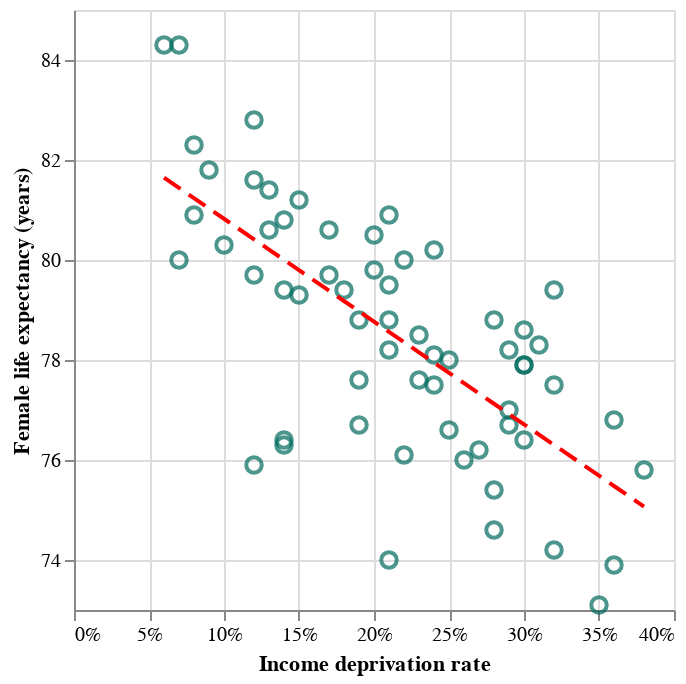

Vega-Lite specification for this chart:
### Vega-Lite specification from a JSON file in a GitHub repository (floating-point values rounded to 4 significant figures)
{"config": {"view": {"continuousWidth": 300, "continuousHeight": 300}}, "layer": [{"mark": {"type": "point", "color": "#00695c", "opacity": 0.7, "size": 60}, "encoding": {"tooltip": [{"field": "areaName", "type": "nominal"}, {"field": "incomeDeprevation", "format": ".1%", "type": "quantitative"}, {"field": "femaleLE", "format": ".1f", "type": "quantitative"}, {"field": "predicted_femaleLE", "format": ".1f", "title": "Predicted", "type": "quantitative"}, {"field": "residual", "format": ".2f", "type": "quantitative"}], "x": {"axis": {"format": "%"}, "field": "incomeDeprevation", "title": "Income deprivation rate", "type": "quantitative"}, "y": {"field": "femaleLE", "scale": {"zero": false}, "title": "Female life expectancy (years)", "type": "quantitative"}}}, {"mark": {"type": "line", "color": "red", "size": 2, "strokeDash": [10, 5]}, "encoding": {"x": {"axis": {"format": "%"}, "field": "incomeDeprevation", "title": "Income deprivation rate", "type": "quantitative"}, "y": {"field": "predicted_femaleLE", "type": "quantitative"}}}], "data": {"name": "data-3bc891b1bde6405a1768694ef2c79095"}, "$schema": "https://vega.github.io/schema/vega-lite/v5.20.1.json", "datasets": {"data-3bc891b1bde6405a1768694ef2c79095": [{"areaName": "Anniesland, Jordanhill and Whiteinch", "incomeDeprevation": 0.14, "employmentDeprivation": 0.15, "childPoverty": 0.14, "femaleLE": 80.8, "maleLE": 75.8, "disabilityRate": 0.19, "predicted_maleLE": 74.9, "residual": 0.7972, "predicted_femaleLE": 80.0}, {"areaName": "Arden and Carnwadric", "incomeDeprevation": 0.26, "employmentDeprivation": 0.25, "childPoverty": 0.34, "femaleLE": 76, "maleLE": 72.8, "disabilityRate": 0.22, "predicted_maleLE": 71.18, "residual": -1.536, "predicted_femaleLE": 77.54}, {"areaName": "Baillieston and Garrowhill", "incomeDeprevation": 0.12, "employmentDeprivation": 0.12, "childPoverty": 0.14, "femaleLE": 81.6, "maleLE": 76, "disabilityRate": 0.21, "predicted_maleLE": 75.52, "residual": 1.186, "predicted_femaleLE": 80.41}, {"areaName": "Balornock and Barmulloch", "incomeDeprevation": 0.29, "employmentDeprivation": 0.27, "childPoverty": 0.38, "femaleLE": 78.2, "maleLE": 70.8, "disabilityRate": 0.3, "predicted_maleLE": 70.25, "residual": 1.281, "predicted_femaleLE": 76.92}, {"areaName": "Bellahouston, Craigton and Mosspark", "incomeDeprevation": 0.2, "employmentDeprivation": 0.18, "childPoverty": 0.22, "femaleLE": 80.5, "maleLE": 73.9, "disabilityRate": 0.29, "predicted_maleLE": 73.04, "residual": 1.731, "predicted_femaleLE": 78.77}, {"areaName": "Blackhill and Hogganfield", "incomeDeprevation": 0.24, "employmentDeprivation": 0.23, "childPoverty": 0.33, "femaleLE": 77.5, "maleLE": 75, "disabilityRate": 0.25, "predicted_maleLE": 71.8, "residual": -0.447, "predicted_femaleLE": 77.95}, {"areaName": "Blairdardie", "incomeDeprevation": 0.18, "employmentDeprivation": 0.16, "childPoverty": 0.2, "femaleLE": 79.4, "maleLE": 75, "disabilityRate": 0.25, "predicted_maleLE": 73.66, "residual": 0.2195, "predicted_femaleLE": 79.18}, {"areaName": "Broomhill and Partick West", "incomeDeprevation": 0.12, "employmentDeprivation": 0.11, "childPoverty": 0.19, "femaleLE": 79.7, "maleLE": 75.4, "disabilityRate": 0.17, "predicted_maleLE": 75.52, "residual": -0.7139, "predicted_femaleLE": 80.41}, {"areaName": "Calton and Bridgeton", "incomeDeprevation": 0.25, "employmentDeprivation": 0.21, "childPoverty": 0.47, "femaleLE": 76.6, "maleLE": 67.8, "disabilityRate": 0.24, "predicted_maleLE": 71.49, "residual": -1.141, "predicted_femaleLE": 77.74}, {"areaName": "Carmunnock", "incomeDeprevation": 0.15, "employmentDeprivation": 0.1, "childPoverty": 0.18, "femaleLE": 81.2, "maleLE": 75.4, "disabilityRate": 0.21, "predicted_maleLE": 74.59, "residual": 1.403, "predicted_femaleLE": 79.8}, {"areaName": "Castlemilk", "incomeDeprevation": 0.36, "employmentDeprivation": 0.33, "childPoverty": 0.44, "femaleLE": 76.8, "maleLE": 68.9, "disabilityRate": 0.31, "predicted_maleLE": 68.08, "residual": 1.32, "predicted_femaleLE": 75.48}, {"areaName": "Cathcart and Simshill", "incomeDeprevation": 0.07, "employmentDeprivation": 0.08, "childPoverty": 0.07, "femaleLE": 84.3, "maleLE": 81.7, "disabilityRate": 0.17, "predicted_maleLE": 77.07, "residual": 2.858, "predicted_femaleLE": 81.44}, {"areaName": "City Centre and Merchant City", "incomeDeprevation": 0.14, "employmentDeprivation": 0.12, "childPoverty": 0.37, "femaleLE": 76.4, "maleLE": 69.7, "disabilityRate": 0.15, "predicted_maleLE": 74.9, "residual": -3.603, "predicted_femaleLE": 80.0}, {"areaName": "Corkerhill and North Pollok", "incomeDeprevation": 0.29, "employmentDeprivation": 0.26, "childPoverty": 0.37, "femaleLE": 76.7, "maleLE": 70.7, "disabilityRate": 0.24, "predicted_maleLE": 70.25, "residual": -0.2192, "predicted_femaleLE": 76.92}, {"areaName": "Croftfoot", "incomeDeprevation": 0.14, "employmentDeprivation": 0.12, "childPoverty": 0.25, "femaleLE": 79.4, "maleLE": 75.6, "disabilityRate": 0.16, "predicted_maleLE": 74.9, "residual": -0.6028, "predicted_femaleLE": 80.0}, {"areaName": "Crookston and South Cardonald", "incomeDeprevation": 0.2, "employmentDeprivation": 0.17, "childPoverty": 0.27, "femaleLE": 79.8, "maleLE": 75.3, "disabilityRate": 0.24, "predicted_maleLE": 73.04, "residual": 1.031, "predicted_femaleLE": 78.77}, {"areaName": "Dennistoun", "incomeDeprevation": 0.19, "employmentDeprivation": 0.15, "childPoverty": 0.41, "femaleLE": 76.7, "maleLE": 70.8, "disabilityRate": 0.19, "predicted_maleLE": 73.35, "residual": -2.275, "predicted_femaleLE": 78.97}, {"areaName": "Drumchapel", "incomeDeprevation": 0.36, "employmentDeprivation": 0.31, "childPoverty": 0.48, "femaleLE": 73.9, "maleLE": 68.9, "disabilityRate": 0.27, "predicted_maleLE": 68.08, "residual": -1.58, "predicted_femaleLE": 75.48}, {"areaName": "Easterhouse", "incomeDeprevation": 0.32, "employmentDeprivation": 0.29, "childPoverty": 0.42, "femaleLE": 77.5, "maleLE": 69.7, "disabilityRate": 0.27, "predicted_maleLE": 69.32, "residual": 1.198, "predicted_femaleLE": 76.3}, {"areaName": "Glasgow", "incomeDeprevation": 0.21, "employmentDeprivation": 0.19, "childPoverty": 0.32, "femaleLE": 78.2, "maleLE": 72.3, "disabilityRate": 0.23, "predicted_maleLE": 72.73, "residual": -0.3638, "predicted_femaleLE": 78.56}, {"areaName": "Glasgow North East", "incomeDeprevation": 0.25, "employmentDeprivation": 0.22, "childPoverty": 0.37, "femaleLE": 78, "maleLE": 72.5, "disabilityRate": 0.25, "predicted_maleLE": 71.49, "residual": 0.2585, "predicted_femaleLE": 77.74}, {"areaName": "Glasgow North West", "incomeDeprevation": 0.19, "employmentDeprivation": 0.17, "childPoverty": 0.32, "femaleLE": 77.6, "maleLE": 71.3, "disabilityRate": 0.21, "predicted_maleLE": 73.35, "residual": -1.375, "predicted_femaleLE": 78.97}, {"areaName": "Glasgow South", "incomeDeprevation": 0.21, "employmentDeprivation": 0.19, "childPoverty": 0.29, "femaleLE": 78.8, "maleLE": 72.9, "disabilityRate": 0.22, "predicted_maleLE": 72.73, "residual": 0.2362, "predicted_femaleLE": 78.56}, {"areaName": "Govanhill", "incomeDeprevation": 0.24, "employmentDeprivation": 0.22, "childPoverty": 0.33, "femaleLE": 78.1, "maleLE": 71.4, "disabilityRate": 0.23, "predicted_maleLE": 71.8, "residual": 0.153, "predicted_femaleLE": 77.95}, {"areaName": "Greater Gorbals", "incomeDeprevation": 0.3, "employmentDeprivation": 0.27, "childPoverty": 0.45, "femaleLE": 77.9, "maleLE": 68.7, "disabilityRate": 0.29, "predicted_maleLE": 69.94, "residual": 1.186, "predicted_femaleLE": 76.71}, {"areaName": "Greater Govan", "incomeDeprevation": 0.28, "employmentDeprivation": 0.27, "childPoverty": 0.36, "femaleLE": 74.6, "maleLE": 66.7, "disabilityRate": 0.27, "predicted_maleLE": 70.56, "residual": -2.525, "predicted_femaleLE": 77.12}, {"areaName": "Haghill and Carntyne", "incomeDeprevation": 0.28, "employmentDeprivation": 0.26, "childPoverty": 0.43, "femaleLE": 75.4, "maleLE": 69.9, "disabilityRate": 0.31, "predicted_maleLE": 70.56, "residual": -1.725, "predicted_femaleLE": 77.12}, {"areaName": "Hillhead and Woodlands", "incomeDeprevation": 0.15, "employmentDeprivation": 0.12, "childPoverty": 0.31, "femaleLE": 79.3, "maleLE": 72.4, "disabilityRate": 0.15, "predicted_maleLE": 74.59, "residual": -0.4972, "predicted_femaleLE": 79.8}, {"areaName": "Hyndland, Dowanhill and Partick East", "incomeDeprevation": 0.08, "employmentDeprivation": 0.08, "childPoverty": 0.11, "femaleLE": 80.9, "maleLE": 76.7, "disabilityRate": 0.14, "predicted_maleLE": 76.76, "residual": -0.3362, "predicted_femaleLE": 81.24}, {"areaName": "Ibrox and Kingston", "incomeDeprevation": 0.21, "employmentDeprivation": 0.19, "childPoverty": 0.38, "femaleLE": 74, "maleLE": 70.2, "disabilityRate": 0.2, "predicted_maleLE": 72.73, "residual": -4.564, "predicted_femaleLE": 78.56}, {"areaName": "Kelvindale and Kelvinside", "incomeDeprevation": 0.06, "employmentDeprivation": 0.05, "childPoverty": 0.11, "femaleLE": 84.3, "maleLE": 79.9, "disabilityRate": 0.14, "predicted_maleLE": 77.38, "residual": 2.653, "predicted_femaleLE": 81.65}, {"areaName": "Kingspark and Mount Florida", "incomeDeprevation": 0.12, "employmentDeprivation": 0.11, "childPoverty": 0.16, "femaleLE": 82.8, "maleLE": 74.4, "disabilityRate": 0.17, "predicted_maleLE": 75.52, "residual": 2.386, "predicted_femaleLE": 80.41}, {"areaName": "Knightswood", "incomeDeprevation": 0.23, "employmentDeprivation": 0.23, "childPoverty": 0.3, "femaleLE": 77.6, "maleLE": 71.6, "disabilityRate": 0.29, "predicted_maleLE": 72.11, "residual": -0.5526, "predicted_femaleLE": 78.15}, {"areaName": "Lambhill and Milton", "incomeDeprevation": 0.29, "employmentDeprivation": 0.28, "childPoverty": 0.39, "femaleLE": 77, "maleLE": 69.8, "disabilityRate": 0.3, "predicted_maleLE": 70.25, "residual": 0.08081, "predicted_femaleLE": 76.92}, {"areaName": "Langside and Battlefield", "incomeDeprevation": 0.13, "employmentDeprivation": 0.11, "childPoverty": 0.24, "femaleLE": 81.4, "maleLE": 74.6, "disabilityRate": 0.16, "predicted_maleLE": 75.21, "residual": 1.192, "predicted_femaleLE": 80.21}, {"areaName": "Maryhill Road Corridor", "incomeDeprevation": 0.22, "employmentDeprivation": 0.19, "childPoverty": 0.39, "femaleLE": 76.1, "maleLE": 70.1, "disabilityRate": 0.22, "predicted_maleLE": 72.42, "residual": -2.258, "predicted_femaleLE": 78.36}, {"areaName": "Mount Vernon and East Shettleston", "incomeDeprevation": 0.17, "employmentDeprivation": 0.19, "childPoverty": 0.17, "femaleLE": 79.7, "maleLE": 77.1, "disabilityRate": 0.29, "predicted_maleLE": 73.97, "residual": 0.314, "predicted_femaleLE": 79.39}, {"areaName": "Newlands and Cathcart", "incomeDeprevation": 0.09, "employmentDeprivation": 0.08, "childPoverty": 0.11, "femaleLE": 81.8, "maleLE": 79.2, "disabilityRate": 0.17, "predicted_maleLE": 76.45, "residual": 0.7694, "predicted_femaleLE": 81.03}, {"areaName": "North Cardonald and Penilee", "incomeDeprevation": 0.23, "employmentDeprivation": 0.19, "childPoverty": 0.33, "femaleLE": 78.5, "maleLE": 73.5, "disabilityRate": 0.25, "predicted_maleLE": 72.11, "residual": 0.3474, "predicted_femaleLE": 78.15}, {"areaName": "North Maryhill and Summerston", "incomeDeprevation": 0.21, "employmentDeprivation": 0.19, "childPoverty": 0.31, "femaleLE": 79.5, "maleLE": 72, "disabilityRate": 0.23, "predicted_maleLE": 72.73, "residual": 0.9362, "predicted_femaleLE": 78.56}, {"areaName": "Parkhead and Dalmarnock", "incomeDeprevation": 0.38, "employmentDeprivation": 0.36, "childPoverty": 0.52, "femaleLE": 75.8, "maleLE": 67.6, "disabilityRate": 0.32, "predicted_maleLE": 67.46, "residual": 0.731, "predicted_femaleLE": 75.07}, {"areaName": "Pollok", "incomeDeprevation": 0.17, "employmentDeprivation": 0.16, "childPoverty": 0.25, "femaleLE": 80.6, "maleLE": 73.8, "disabilityRate": 0.21, "predicted_maleLE": 73.97, "residual": 1.214, "predicted_femaleLE": 79.39}, {"areaName": "Pollokshaws and Mansewood", "incomeDeprevation": 0.22, "employmentDeprivation": 0.2, "childPoverty": 0.29, "femaleLE": 80, "maleLE": 73.1, "disabilityRate": 0.24, "predicted_maleLE": 72.42, "residual": 1.642, "predicted_femaleLE": 78.36}, {"areaName": "Pollokshields East", "incomeDeprevation": 0.21, "employmentDeprivation": 0.16, "childPoverty": 0.34, "femaleLE": 80.9, "maleLE": 74.4, "disabilityRate": 0.18, "predicted_maleLE": 72.73, "residual": 2.336, "predicted_femaleLE": 78.56}, {"areaName": "Pollokshields West", "incomeDeprevation": 0.08, "employmentDeprivation": 0.06, "childPoverty": 0.1, "femaleLE": 82.3, "maleLE": 80.6, "disabilityRate": 0.16, "predicted_maleLE": 76.76, "residual": 1.064, "predicted_femaleLE": 81.24}, {"areaName": "Priesthill and Househillwood", "incomeDeprevation": 0.32, "employmentDeprivation": 0.29, "childPoverty": 0.43, "femaleLE": 79.4, "maleLE": 71.3, "disabilityRate": 0.29, "predicted_maleLE": 69.32, "residual": 3.098, "predicted_femaleLE": 76.3}, {"areaName": "Riddrie and Cranhill", "incomeDeprevation": 0.28, "employmentDeprivation": 0.27, "childPoverty": 0.4, "femaleLE": 78.8, "maleLE": 71.4, "disabilityRate": 0.32, "predicted_maleLE": 70.56, "residual": 1.675, "predicted_femaleLE": 77.12}, {"areaName": "Robroyston and Millerston", "incomeDeprevation": 0.07, "employmentDeprivation": 0.07, "childPoverty": 0.09, "femaleLE": 80, "maleLE": 75.9, "disabilityRate": 0.13, "predicted_maleLE": 77.07, "residual": -1.442, "predicted_femaleLE": 81.44}, {"areaName": "Ruchazie and Garthamlock", "incomeDeprevation": 0.3, "employmentDeprivation": 0.27, "childPoverty": 0.41, "femaleLE": 78.6, "maleLE": 70.4, "disabilityRate": 0.25, "predicted_maleLE": 69.94, "residual": 1.886, "predicted_femaleLE": 76.71}, {"areaName": "Ruchill and Possilpark", "incomeDeprevation": 0.35, "employmentDeprivation": 0.33, "childPoverty": 0.47, "femaleLE": 73.1, "maleLE": 66.2, "disabilityRate": 0.3, "predicted_maleLE": 68.39, "residual": -2.586, "predicted_femaleLE": 75.69}, {"areaName": "Scotland", "incomeDeprevation": 0.13, "employmentDeprivation": 0.13, "childPoverty": 0.18, "femaleLE": 80.6, "maleLE": 76.2, "disabilityRate": 0.2, "predicted_maleLE": 75.21, "residual": 0.3917, "predicted_femaleLE": 80.21}, {"areaName": "Shawlands and Strathbungo", "incomeDeprevation": 0.1, "employmentDeprivation": 0.09, "childPoverty": 0.16, "femaleLE": 80.3, "maleLE": 76.1, "disabilityRate": 0.14, "predicted_maleLE": 76.14, "residual": -0.525, "predicted_femaleLE": 80.83}, {"areaName": "Sighthill, Roystonhill and Germiston", "incomeDeprevation": 0.32, "employmentDeprivation": 0.29, "childPoverty": 0.49, "femaleLE": 74.2, "maleLE": 69.9, "disabilityRate": 0.24, "predicted_maleLE": 69.32, "residual": -2.102, "predicted_femaleLE": 76.3}, {"areaName": "South Nitshill and Darnley", "incomeDeprevation": 0.14, "employmentDeprivation": 0.12, "childPoverty": 0.17, "femaleLE": 76.3, "maleLE": 71.4, "disabilityRate": 0.17, "predicted_maleLE": 74.9, "residual": -3.703, "predicted_femaleLE": 80.0}, {"areaName": "Springboig and Barlanark", "incomeDeprevation": 0.31, "employmentDeprivation": 0.29, "childPoverty": 0.43, "femaleLE": 78.3, "maleLE": 71.5, "disabilityRate": 0.3, "predicted_maleLE": 69.63, "residual": 1.792, "predicted_femaleLE": 76.51}, {"areaName": "Springburn", "incomeDeprevation": 0.3, "employmentDeprivation": 0.28, "childPoverty": 0.46, "femaleLE": 76.4, "maleLE": 69.1, "disabilityRate": 0.28, "predicted_maleLE": 69.94, "residual": -0.3136, "predicted_femaleLE": 76.71}, {"areaName": "Temple and Anniesland", "incomeDeprevation": 0.19, "employmentDeprivation": 0.17, "childPoverty": 0.31, "femaleLE": 78.8, "maleLE": 72.4, "disabilityRate": 0.24, "predicted_maleLE": 73.35, "residual": -0.1749, "predicted_femaleLE": 78.97}, {"areaName": "Tollcross and West Shettleston", "incomeDeprevation": 0.27, "employmentDeprivation": 0.26, "childPoverty": 0.37, "femaleLE": 76.2, "maleLE": 69.8, "disabilityRate": 0.27, "predicted_maleLE": 70.87, "residual": -1.13, "predicted_femaleLE": 77.33}, {"areaName": "Toryglen", "incomeDeprevation": 0.3, "employmentDeprivation": 0.28, "childPoverty": 0.38, "femaleLE": 77.9, "maleLE": 72.5, "disabilityRate": 0.29, "predicted_maleLE": 69.94, "residual": 1.186, "predicted_femaleLE": 76.71}, {"areaName": "Yoker and Scotstoun", "incomeDeprevation": 0.24, "employmentDeprivation": 0.21, "childPoverty": 0.35, "femaleLE": 80.2, "maleLE": 74, "disabilityRate": 0.21, "predicted_maleLE": 71.8, "residual": 2.253, "predicted_femaleLE": 77.95}, {"areaName": "Yorkhill and Anderston", "incomeDeprevation": 0.12, "employmentDeprivation": 0.1, "childPoverty": 0.34, "femaleLE": 75.9, "maleLE": 67.4, "disabilityRate": 0.12, "predicted_maleLE": 75.52, "residual": -4.514, "predicted_femaleLE": 80.41}]}}
